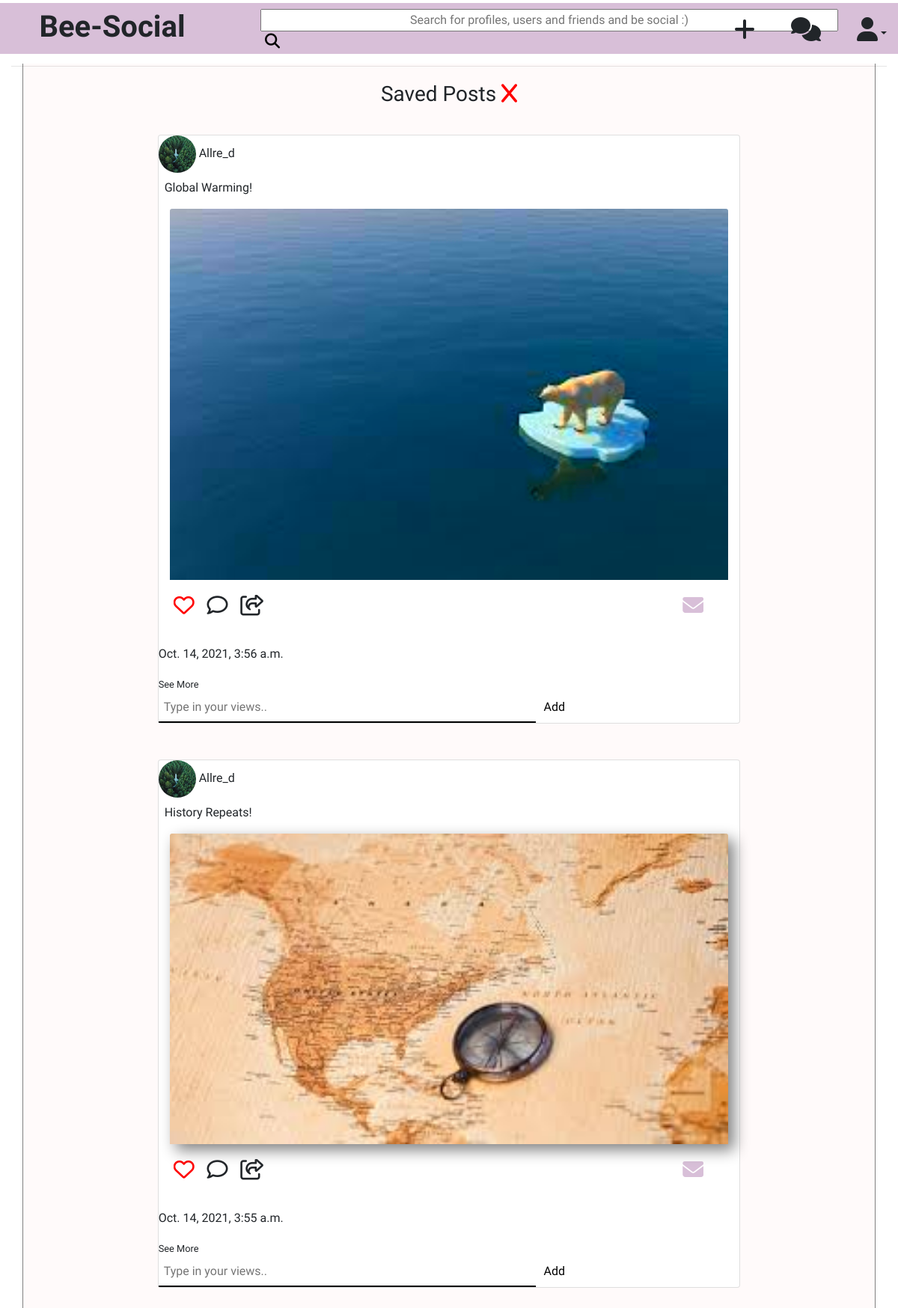
Screenshot of /social/savedlist17/ with the database file from the repository.
### Social/models.py (models this page shows, shortened)
class Post(models.Model):
	caption=models.CharField(max_length=2000)
	image=models.ImageField(blank=True,upload_to='images/')
	time=models.DateTimeField()
	profile=models.ForeignKey(Profile,on_delete=models.CASCADE)
	comments=models.ManyToManyField('Comment',blank=True)
	filterNum=models.IntegerField(blank=True,null=True)
	likes=models.IntegerField(blank=True,null=True,default=0)
	pLiked=models.ManyToManyField(User,null=True,blank=True)

class Profile(models.Model):
	pimage=models.ImageField(blank=True,null=True,default='user.png',upload_to='images/')
	user=models.OneToOneField(User,on_delete=models.CASCADE)
	bio=models.CharField(max_length=200)
	followers=models.ManyToManyField('self',null=True,blank=True,related_name='f1',symmetrical=False)
	following=models.ManyToManyField('self',null=True,blank=True,related_name='f2',symmetrical=False)

### Social/views.py (the view)
# urls.py: path('savedlist<pk>/',views.savedimglistview,name='savedimglist'),
def savedimglistview(request,pk):
	profile=Profile.objects.get(pk=pk)
	user=profile.user
	saved_obj,created=Saved.objects.get_or_create(user=user)
	print(saved_obj)
	return render(request,'savedimglist.html',{'saved_obj':saved_obj,'profile':profile})

### Social/templates/savedimglist.html (shortened to what this page needs)
{% extends 'base.html' %}
{% block content%}
<div class='container-fluid fix'>
	<div class='row pt-2 pb-1 warning'>
		<div class='col-sm-3 d-flex justify-content-center'>
			<h1><a href="{% url 'Social:index'%}"><b>Bee-Social</b></a></h1>
		</div>
		<div class='pl-5 col-sm-6 d-flex align-items-center'>
			<form id='search'>
				<input class='text-center'type="text" name="search" size=80 placeholder='Search for profiles, users and friends and be social :)'>
				<button class='submit'><i class="fas fa-search fa-lg"></i></button>
			</form>
		</div>
		<div class='col-sm-3 d-flex justify-content-end align-items-center'>
			<a href="#popup1"><i class="fa fa-plus fa-2x pr-5" aria-hidden="true"></i></a>
			<a href=""><i class="fas fa-comments fa-2x pr-5"></i></a>
			<div class='dropdown'>
				<a class='dropdown-toggle' id='dropdownMenuLink' data-toggle='dropdown' ><i class="fa fa-user fa-2x drop-down" aria-hidden="true"></i></a>
			</div>
		</div>
	</div>
	<hr>
</div>
<div class='container main padding-row' style="background-color: snow;">
	<div class='row'>
		<div class='col'>
			<div class='row justify-content-center pt-4 pb-4'>
				<h3>Saved Posts <i class="fas fa-heart fa-x" style="color: red;"></i>
</h3>
			</div>
			<div class='row posts break' >
		<div class='col-sm-2'></div>
		<div class='col-sm-8'>
			{% for post in saved_obj.savedpost.all reversed%}
			<div class='row d-flex card bg-white' id='{{post.pk}}' >
				<h6> <img src='{{post.profile.pimage.url}}' class='round' alt='problem' height="40px" weight='40px'> <a href="">{{post.profile.user.username}}</a></h6>
				<p class='card-text pl-2'> {{post.caption}}</p>
				<div class='container'>
					{% if post.filterNum == 3 %}
					<img ondblclick="like({{post.pk}})" style="filter:drop-shadow(8px 8px 10px gray)" class='card-img-top' src='{{post.image.url}}' alt='Problem' max-width="100" max-height='100'>{% endif%}
					{% if post.filterNum == 4 %}
					<img ondblclick="like({{post.pk}})" style="filter:saturate(3)" class='card-img-top' src='{{post.image.url}}' alt='Problem' max-width="100" max-height='100'>{% endif%}
				</div>
				<div class='card-body likecommentshare d-flex'>
					{% if profile.user in post.pLiked.all%}
					<pre><i onclick="like({{post.pk}})" class=" red far fa-heart fa-2x" id="heart{{post.pk}}"></i>  <i onclick="commentfocus({{post.pk}})" class="far fa-comment fa-2x"></i>  <i class="far fa-share-square fa-2x"></i>                                                 			 <div id='save' style="display: inline;">{% if post in saved_obj.savedpost.all %}<i onclick="saved({{post.pk}})" id="{{post.pk}}s" class="pointer saved fas fa-envelope fa-2x"></i>{% else%}<i id='{{post.pk}}s' onclick="saved({{post.pk}})" class="far fa-envelope-open pointer fa-2x align-self-end"></i>{% endif%}</div></pre>
					{% endif%}
				</div>
				<p>{{post.time}}</p>
					<div class='readmore'>
						<small><a href="{% url 'Social:seemore' pk=post.pk %}">See More</a></small>
					</div>
					<form method="POST" action="{% url 'Social:add_comment' pk=post.pk %}">
						<input id="comments{{post.pk}}" class='inputcomment' type="text" name="comment" placeholder="Type in your views..">
						<button class='commentbutton' type="submit">Add</button>
					</form>
			</div>
			<br>
			<br>
			{% endfor%}
		</div>
		<div class='col-sm-2'></div>
	</div>
	</div>
	</div>
</div>
{% endblock %}

### Social/templates/base.html (style rules this page uses)
body { font-family: 'ABeeZee', sans-serif; }
.warning { background-color:#D8BFD8; }

### Social/templates/savedimglist.html (style rules this page uses)
body { overflow: auto; }
button { background-color: Transparent; background-repeat:no-repeat; border: none; cursor:pointer; overflow: hidden; outline:none; }
a:link { text-decoration: none; }
.pointer { cursor: pointer; }
.fix { position:fixed; top: 0 ; width:100%; margin-bottom: 0%; z-index: 2; }
a { color: inherit; }
.break { padding-top: 5px; }
.main { min-height: 50vh; z-index: 1; border-left: 1px solid grey; border-right: 1px solid grey; padding: 0px; }
.padding-row { margin-top: 85px; }
.round { width:50px; height:50px; object-fit:cover; border-radius:50%; }
.inputcomment { width: 65%; border: none; border-bottom: 2px solid black; padding: 7px; }
.commentbutton { height:20px; }
.red { color: red; }
.saved { color: #D8BFD8; }
.fa-heart { cursor: pointer; }
.fa-comment { cursor: pointer; }
.fa-share-square { cursor: pointer; }

### rows the page displays
Post: profile.pimage (picture), profile.user.username "Allre_d", caption "Global Warming!", image (picture), time "Oct. 14, 2021, 3:56 a.m."
Post: profile.pimage (picture), profile.user.username "Allre_d", caption "History Repeats!", image (picture), time "Oct. 14, 2021, 3:55 a.m."
